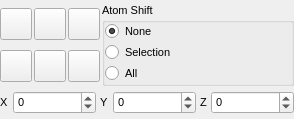
<?xml version="1.0" encoding="UTF-8"?>
<ui version="4.0">
 <class>GridShiftPopup</class>
 <widget class="QWidget" name="GridShiftPopup">
  <property name="geometry">
   <rect>
    <x>0</x>
    <y>0</y>
    <width>294</width>
    <height>119</height>
   </rect>
  </property>
  <property name="sizePolicy">
   <sizepolicy hsizetype="Minimum" vsizetype="Minimum">
    <horstretch>0</horstretch>
    <verstretch>0</verstretch>
   </sizepolicy>
  </property>
  <property name="font">
   <font>
    <pointsize>8</pointsize>
   </font>
  </property>
  <property name="windowTitle">
   <string notr="true">Grid Shift Popup</string>
  </property>
  <layout class="QVBoxLayout" name="verticalLayout">
   <property name="spacing">
    <number>2</number>
   </property>
   <property name="margin">
    <number>0</number>
   </property>
   <item>
    <layout class="QGridLayout" name="_9">
     <property name="margin">
      <number>0</number>
     </property>
     <property name="spacing">
      <number>2</number>
     </property>
     <item row="1" column="0">
      <widget class="QPushButton" name="NegativeZButton">
       <property name="minimumSize">
        <size>
         <width>32</width>
         <height>32</height>
        </size>
       </property>
       <property name="maximumSize">
        <size>
         <width>32</width>
         <height>32</height>
        </size>
       </property>
       <property name="toolTip">
        <string>Translate along negative Z axis</string>
       </property>
       <property name="text">
        <string/>
       </property>
       <property name="icon">
        <iconset resource="icons.qrc">
         <normaloff>:/arrows/icons/arrow_in.svg</normaloff>:/arrows/icons/arrow_in.svg</iconset>
       </property>
       <property name="iconSize">
        <size>
         <width>16</width>
         <height>16</height>
        </size>
       </property>
       <property name="autoDefault">
        <bool>false</bool>
       </property>
      </widget>
     </item>
     <item row="1" column="2">
      <widget class="QPushButton" name="PositiveZButton">
       <property name="minimumSize">
        <size>
         <width>32</width>
         <height>32</height>
        </size>
       </property>
       <property name="maximumSize">
        <size>
         <width>32</width>
         <height>32</height>
        </size>
       </property>
       <property name="toolTip">
        <string>Translate along positive Z axis</string>
       </property>
       <property name="text">
        <string/>
       </property>
       <property name="icon">
        <iconset resource="icons.qrc">
         <normaloff>:/arrows/icons/arrow_out.svg</normaloff>:/arrows/icons/arrow_out.svg</iconset>
       </property>
       <property name="iconSize">
        <size>
         <width>16</width>
         <height>16</height>
        </size>
       </property>
       <property name="autoDefault">
        <bool>false</bool>
       </property>
      </widget>
     </item>
     <item row="0" column="0">
      <widget class="QPushButton" name="NegativeXButton">
       <property name="minimumSize">
        <size>
         <width>32</width>
         <height>32</height>
        </size>
       </property>
       <property name="maximumSize">
        <size>
         <width>32</width>
         <height>32</height>
        </size>
       </property>
       <property name="toolTip">
        <string>Translate along negative X axis</string>
       </property>
       <property name="text">
        <string/>
       </property>
       <property name="icon">
        <iconset resource="icons.qrc">
         <normaloff>:/arrows/icons/arrow_left.svg</normaloff>:/arrows/icons/arrow_left.svg</iconset>
       </property>
       <property name="iconSize">
        <size>
         <width>16</width>
         <height>16</height>
        </size>
       </property>
       <property name="autoDefault">
        <bool>false</bool>
       </property>
      </widget>
     </item>
     <item row="0" column="2">
      <widget class="QPushButton" name="PositiveXButton">
       <property name="minimumSize">
        <size>
         <width>32</width>
         <height>32</height>
        </size>
       </property>
       <property name="maximumSize">
        <size>
         <width>32</width>
         <height>32</height>
        </size>
       </property>
       <property name="toolTip">
        <string>Translate along positive X axis</string>
       </property>
       <property name="text">
        <string/>
       </property>
       <property name="icon">
        <iconset resource="icons.qrc">
         <normaloff>:/arrows/icons/arrow_right.svg</normaloff>:/arrows/icons/arrow_right.svg</iconset>
       </property>
       <property name="iconSize">
        <size>
         <width>16</width>
         <height>16</height>
        </size>
       </property>
       <property name="autoDefault">
        <bool>false</bool>
       </property>
      </widget>
     </item>
     <item row="0" column="1">
      <widget class="QPushButton" name="PositiveYButton">
       <property name="minimumSize">
        <size>
         <width>32</width>
         <height>32</height>
        </size>
       </property>
       <property name="maximumSize">
        <size>
         <width>32</width>
         <height>32</height>
        </size>
       </property>
       <property name="toolTip">
        <string>Translate along positive Y axis</string>
       </property>
       <property name="text">
        <string/>
       </property>
       <property name="icon">
        <iconset resource="icons.qrc">
         <normaloff>:/arrows/icons/arrow_up.svg</normaloff>:/arrows/icons/arrow_up.svg</iconset>
       </property>
       <property name="iconSize">
        <size>
         <width>16</width>
         <height>16</height>
        </size>
       </property>
       <property name="autoDefault">
        <bool>false</bool>
       </property>
      </widget>
     </item>
     <item row="1" column="1">
      <widget class="QPushButton" name="NegativeYButton">
       <property name="minimumSize">
        <size>
         <width>32</width>
         <height>32</height>
        </size>
       </property>
       <property name="maximumSize">
        <size>
         <width>32</width>
         <height>32</height>
        </size>
       </property>
       <property name="toolTip">
        <string>Translate along negative Y axis</string>
       </property>
       <property name="text">
        <string/>
       </property>
       <property name="icon">
        <iconset resource="icons.qrc">
         <normaloff>:/arrows/icons/arrow_down.svg</normaloff>:/arrows/icons/arrow_down.svg</iconset>
       </property>
       <property name="iconSize">
        <size>
         <width>16</width>
         <height>16</height>
        </size>
       </property>
       <property name="autoDefault">
        <bool>false</bool>
       </property>
      </widget>
     </item>
     <item row="0" column="3" rowspan="2">
      <widget class="QGroupBox" name="FrameGroup">
       <property name="sizePolicy">
        <sizepolicy hsizetype="Expanding" vsizetype="Minimum">
         <horstretch>0</horstretch>
         <verstretch>0</verstretch>
        </sizepolicy>
       </property>
       <property name="toolTip">
        <string>Select frame of reference for translation</string>
       </property>
       <property name="title">
        <string>Atom Shift</string>
       </property>
       <layout class="QVBoxLayout" name="_8">
        <property name="spacing">
         <number>2</number>
        </property>
        <property name="margin">
         <number>0</number>
        </property>
        <item>
         <widget class="QRadioButton" name="NoAtomsRadio">
          <property name="sizePolicy">
           <sizepolicy hsizetype="Fixed" vsizetype="Fixed">
            <horstretch>0</horstretch>
            <verstretch>0</verstretch>
           </sizepolicy>
          </property>
          <property name="toolTip">
           <string>Use Cartesian frame for translation</string>
          </property>
          <property name="text">
           <string>None</string>
          </property>
          <property name="checked">
           <bool>true</bool>
          </property>
         </widget>
        </item>
        <item>
         <widget class="QRadioButton" name="SelectedAtomsRadio">
          <property name="sizePolicy">
           <sizepolicy hsizetype="Fixed" vsizetype="Fixed">
            <horstretch>0</horstretch>
            <verstretch>0</verstretch>
           </sizepolicy>
          </property>
          <property name="toolTip">
           <string>Use view frame for translation</string>
          </property>
          <property name="text">
           <string>Selection</string>
          </property>
         </widget>
        </item>
        <item>
         <widget class="QRadioButton" name="AllAtomsRadio">
          <property name="sizePolicy">
           <sizepolicy hsizetype="Fixed" vsizetype="Fixed">
            <horstretch>0</horstretch>
            <verstretch>0</verstretch>
           </sizepolicy>
          </property>
          <property name="toolTip">
           <string>Use cell frame for translation</string>
          </property>
          <property name="text">
           <string>All</string>
          </property>
         </widget>
        </item>
       </layout>
      </widget>
     </item>
    </layout>
   </item>
   <item>
    <layout class="QHBoxLayout" name="horizontalLayout_9">
     <property name="spacing">
      <number>4</number>
     </property>
     <item>
      <widget class="QLabel" name="label_54">
       <property name="sizePolicy">
        <sizepolicy hsizetype="Minimum" vsizetype="Preferred">
         <horstretch>0</horstretch>
         <verstretch>0</verstretch>
        </sizepolicy>
       </property>
       <property name="text">
        <string>X</string>
       </property>
      </widget>
     </item>
     <item>
      <widget class="QSpinBox" name="XSpin">
       <property name="sizePolicy">
        <sizepolicy hsizetype="Expanding" vsizetype="Fixed">
         <horstretch>0</horstretch>
         <verstretch>0</verstretch>
        </sizepolicy>
       </property>
       <property name="toolTip">
        <string>Current shift (in gridpoints) along X</string>
       </property>
       <property name="minimum">
        <number>-1000000</number>
       </property>
       <property name="maximum">
        <number>1000000</number>
       </property>
       <property name="singleStep">
        <number>1</number>
       </property>
       <property name="value">
        <number>0</number>
       </property>
      </widget>
     </item>
     <item>
      <widget class="QLabel" name="label_7">
       <property name="text">
        <string>Y</string>
       </property>
      </widget>
     </item>
     <item>
      <widget class="QSpinBox" name="YSpin">
       <property name="sizePolicy">
        <sizepolicy hsizetype="Expanding" vsizetype="Fixed">
         <horstretch>0</horstretch>
         <verstretch>0</verstretch>
        </sizepolicy>
       </property>
       <property name="minimum">
        <number>-1000000</number>
       </property>
       <property name="maximum">
        <number>1000000</number>
       </property>
      </widget>
     </item>
     <item>
      <widget class="QLabel" name="label_9">
       <property name="text">
        <string>Z</string>
       </property>
      </widget>
     </item>
     <item>
      <widget class="QSpinBox" name="ZSpin">
       <property name="sizePolicy">
        <sizepolicy hsizetype="Expanding" vsizetype="Fixed">
         <horstretch>0</horstretch>
         <verstretch>0</verstretch>
        </sizepolicy>
       </property>
       <property name="minimum">
        <number>-1000000</number>
       </property>
       <property name="maximum">
        <number>1000000</number>
       </property>
      </widget>
     </item>
    </layout>
   </item>
  </layout>
 </widget>
 <tabstops>
  <tabstop>NegativeXButton</tabstop>
  <tabstop>PositiveYButton</tabstop>
  <tabstop>PositiveXButton</tabstop>
  <tabstop>NegativeZButton</tabstop>
  <tabstop>NegativeYButton</tabstop>
  <tabstop>PositiveZButton</tabstop>
  <tabstop>XSpin</tabstop>
  <tabstop>YSpin</tabstop>
  <tabstop>ZSpin</tabstop>
  <tabstop>NoAtomsRadio</tabstop>
  <tabstop>SelectedAtomsRadio</tabstop>
  <tabstop>AllAtomsRadio</tabstop>
 </tabstops>
 <resources>
  <include location="icons.qrc"/>
 </resources>
 <connections/>
</ui>
